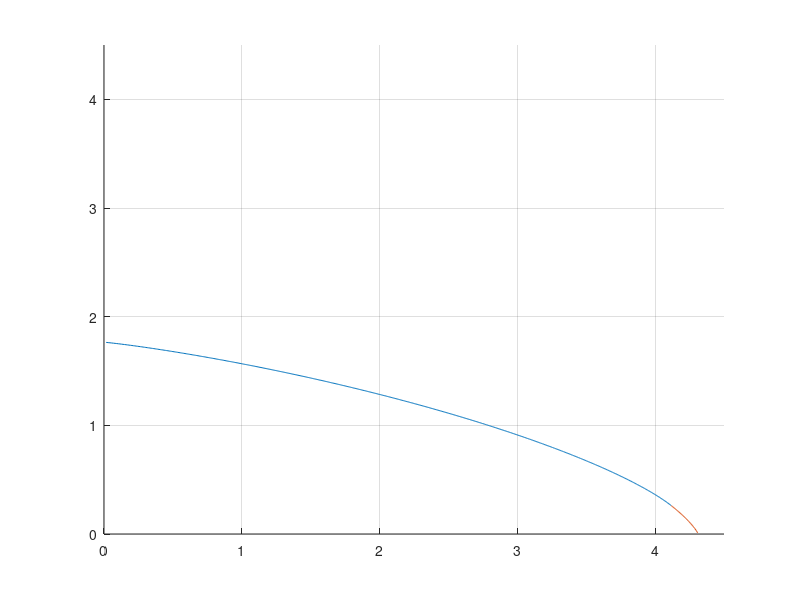

Write MATLAB code to recreate this figure.
clear all
clc
m=0;
mt1=0;
mt2=0;

gam1=10^(2.2);
gam2=10;
n=1000;

T1=1/n:1/n:1;
T2=T1';
T0=(1-T1-T2);
R1=(T1.*log2(1+gam1*(T0./T1))).*(T1+T2<1)+0;
R2=(T2.*log2(1+gam2*(T0./T2))).*(T1+T2<1)+0;
R=R1+R2;

for i=1:n
%     m=max(R(:,i));
%     row=find(R(:,i)==m);
% if m==0
%     row=1;
% end
%     U1(i)=R1(row,i);
% U2(i)=R2(row,i);
   m=max(max(R(:,1:i)));

[row col]=find(R==m);
U1(i)=R1(row,col);
U2(i)=R2(row,col);

 

    
end

hold on
plot(U1,U2)


for i=1:n

  m=max(max(R(1:i,:)));

[row col]=find(R==m);
U1(i)=R1(row,col);
U2(i)=R2(row,col);
    
end
axis([0,4.5,0,4.5])
grid on
hold on
plot(U1,U2)



hold off
